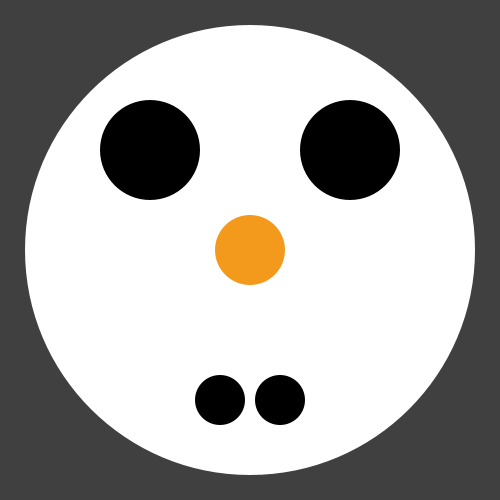
Frame 1 (no input)
Frame 60 (the mouse pressed at the canvas centre just before this capture): identical to frame 1, image omitted
Frame 120 (the mouse held since frame 60 and released just before this capture): identical to frame 1, image omitted

The Processing sketch that drew this single still picture (run headless with seeded random() and noise(); from frame 60 on, the mouse is pressed at the canvas centre):

// Processing sketch: processing_19978
// ── processing_19978.pde

int value = 0;

void setup() {
  size(500, 500);//document size
  smooth();

}

void draw() {
  
  background(64); // background color
  noStroke(); // no stroke declared
  
  //head
  fill(#FFFFFF);
  ellipse(250, 250, 450, 450);//Round head
  
  //eyes
  fill(#000000);//Black
  ellipse(150, 150, 100, 100);//Left Eye
  ellipse(350, 150, 100, 100);//Right Eye
  
  //nose
  fill(#f39a1c);//Orange
  ellipse(250, 250, 70, 70);//x, y, width, height
  
  //mouth
  fill(#000000);
  ellipse(220, 400, 50, 50);
  ellipse(280, 400, 50, 50);
  

}
